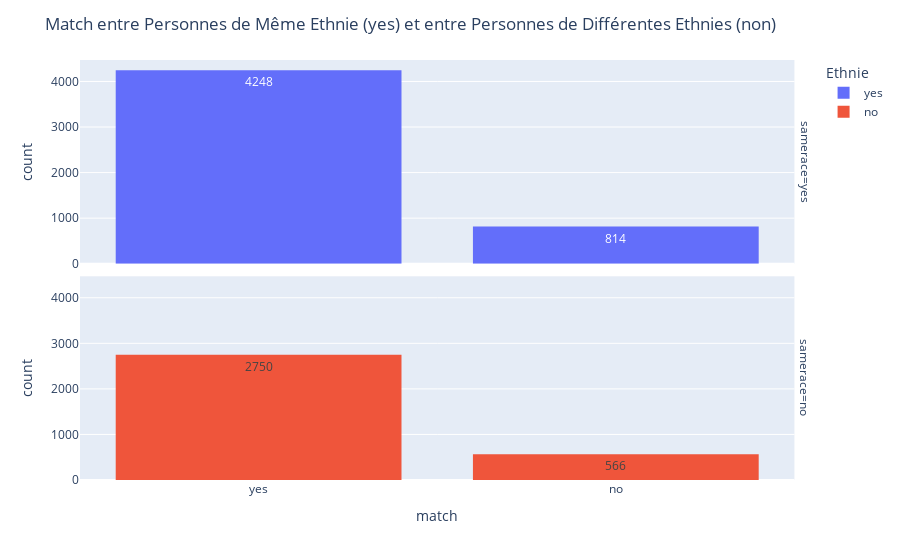

Notebook code for this chart:
### Markdown cell above
### 4.2- L'éthnie est-il un critère lors d'un match?

### Code cell
fig = px.histogram(df1, x = 'match', color= 'samerace', text_auto =True, facet_row='samerace').update_xaxes(categoryorder= 'total descending')
fig.update_layout(title="Match entre Personnes de Même Ethnie (yes) et entre Personnes de Différentes Ethnies (non)",
                  legend_title_text="Ethnie")
fig.show()

### Figure 1 — Plotly figure (JSON) as saved in the notebook; plotly's stock layout.template omitted (floating-point values rounded to 4 significant figures; data arrays with more than 128 entries replaced by an {"elided": "..."} marker saying what was removed)
{"data": [{"alignmentgroup": "True", "bingroup": "x", "hovertemplate": "samerace=yes<br>match=%{x}<br>count=%{y}<extra></extra>", "legendgroup": "yes", "marker": {"color": "#636efa", "pattern": {"shape": ""}}, "name": "yes", "offsetgroup": "yes", "orientation": "v", "showlegend": true, "texttemplate": "%{value}", "type": "histogram", "x": {"elided": "5062 str values"}, "xaxis": "x2", "yaxis": "y2"}, {"alignmentgroup": "True", "bingroup": "x", "hovertemplate": "samerace=no<br>match=%{x}<br>count=%{y}<extra></extra>", "legendgroup": "no", "marker": {"color": "#EF553B", "pattern": {"shape": ""}}, "name": "no", "offsetgroup": "no", "orientation": "v", "showlegend": true, "texttemplate": "%{value}", "type": "histogram", "x": {"elided": "3316 str values"}, "xaxis": "x", "yaxis": "y"}], "layout": {"annotations": [{"font": {}, "showarrow": false, "text": "samerace=no", "textangle": 90, "x": 0.98, "xanchor": "left", "xref": "paper", "y": 0.2425, "yanchor": "middle", "yref": "paper"}, {"font": {}, "showarrow": false, "text": "samerace=yes", "textangle": 90, "x": 0.98, "xanchor": "left", "xref": "paper", "y": 0.7575, "yanchor": "middle", "yref": "paper"}], "barmode": "relative", "legend": {"title": {"text": "Ethnie"}, "tracegroupgap": 0}, "margin": {"t": 60}, "title": {"text": "Match entre Personnes de Même Ethnie (yes) et entre Personnes de Différentes Ethnies (non)"}, "xaxis": {"anchor": "y", "categoryorder": "total descending", "domain": [0, 0.98], "title": {"text": "match"}}, "xaxis2": {"anchor": "y2", "categoryorder": "total descending", "domain": [0, 0.98], "matches": "x", "showticklabels": false}, "yaxis": {"anchor": "x", "domain": [0, 0.485], "title": {"text": "count"}}, "yaxis2": {"anchor": "x2", "domain": [0.515, 1], "matches": "y", "title": {"text": "count"}}}}
